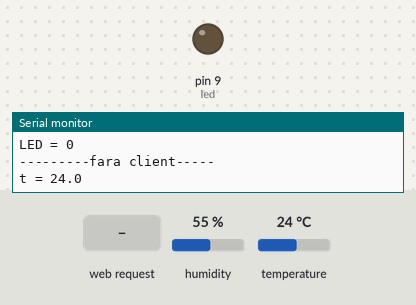
Simulated run of this sketch. Board: Arduino Uno, built for the host (arithmetic inside an expression is 32-bit, double 64-bit). Parts: output pins drawn as LEDs (lit = HIGH), the last lines printed to the serial monitor. The inputs (shaded band) are chosen by the test bench; at power-on: temperature 24 °C, humidity 55 %. EEPROM starts erased.

Above: at 1.2 s.
1.3 s: HTTP request GET /syson received
At 2.3 s:
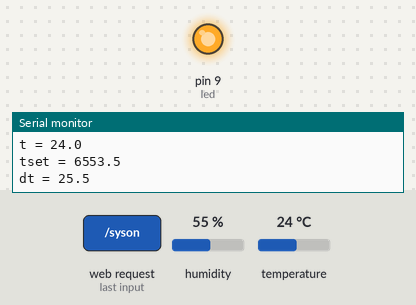
2.8 s: temperature set to 10.7 °C
8.8 s: temperature set to 9.2 °C
Timing chart, 0 to 11.8 s (numbered marks = the images above; inputs shaded):
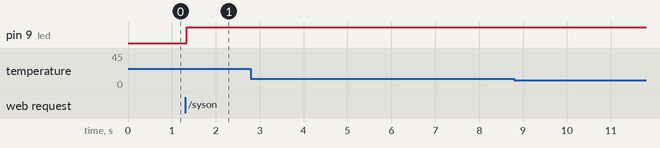

Measured:
- after the input at 1.3 s, pin 9 (led): LOW → HIGH at once

The sketch:

w5100_webthermostat_5m0b.ino
```cpp
/*
 base sketch created by Rui Santos
 Visit: http://randomnerdtutorials.com for more arduino projects
 Modified by Nicu Florica aka niq_ro
 visit http://nicuflorica.blogspot.ro/
 or http://arduinotehniq.blogspot.com
 or http://www.tehnic.go.ro
 Arduino Thermostat with Ethernet Shield
 */

#include <SPI.h>
#include <Ethernet.h>
int led = 9;
int pos = 0;
byte mac[] = { 0xDE, 0xAD, 0xBE, 0xEF, 0xFE, 0xED };   //physical mac address
byte ip[] = { 192, 168, 2, 199 };                      // ip in lan (that's what you need to use in your browser. ("192.168.1.178")
byte gateway[] = { 192, 168, 2, 1 };                   // internet access via router
byte subnet[] = { 255, 255, 255, 0 };                  //subnet mask
EthernetServer server(8081);                             //server port
String readString;

int clic; // number of mouse clicks
int clic1; // number of recovered mouse clicks
int stare; // 0 is OFF, 1 is ON
int stare0; // before state
int a = 0;  // decinal value
int b = 0;  // unitar value
int a1 = 0;  // recovered decimal value
int b1 = 0;  // recovered unitar value

float t,h;
float teset, dete;
int teset0, teset1, teset2, teset3;
//int teset = 225;  // temperaturee set x 10;
//int dete = 5;   // hysteresys temperature x 10;

byte led0;

// http://tronixstuff.com/2011/03/16/tutorial-your-arduinos-inbuilt-eeprom/
#include <EEPROM.h>

// Example testing sketch for various DHT humidity/temperature sensors
// Written by ladyada, public domain

#include "DHT.h"
#define DHTPIN A2     // what pin we're connected to

// Uncomment whatever type you're using!
//#define DHTTYPE DHT11   // DHT 11
#define DHTTYPE DHT22   // DHT 22  (AM2302)
//#define DHTTYPE DHT21   // DHT 21 (AM2301)

// Connect pin 1 (on the left) of the sensor to +5V
// Connect pin 2 of the sensor to whatever your DHTPIN is
// Connect pin 4 (on the right) of the sensor to GROUND
// Connect a 10K resistor from pin 2 (data) to pin 1 (power) of the sensor

DHT dht(DHTPIN, DHTTYPE);


void setup() {

 // Open serial communications and wait for port to open:
  Serial.begin(9600);
   while (!Serial) {
    ; // wait for serial port to connect. Needed for Leonardo only
  }
  pinMode(led, OUTPUT);
  digitalWrite(led, LOW);

  // start the Ethernet connection and the server:
  Ethernet.begin(mac, ip, gateway, subnet);
  server.begin();
  Serial.print("server is at ");
  Serial.println(Ethernet.localIP());

a1 = EEPROM.read(100);
b1 = EEPROM.read(101);
// recover number of mouse click
clic = a1*256 + b1;

stare0 = EEPROM.read(102);
stare = EEPROM.read(102);

/*
// initial value for thermostat
EEPROM.write(100,0);
EEPROM.write(101,0);
EEPROM.write(150,205);
EEPROM.write(149,0);
EEPROM.write(151,5);
*/

teset1 = EEPROM.read(150);
teset0 = EEPROM.read(149);
teset = 256*teset0+teset1;

dete = EEPROM.read(151);


  dht.begin();

}


void loop() {
  // Create a client connection
  EthernetClient client = server.available();
  if (client) {
    while (client.connected()) {
      if (client.available()) {
        char c = client.read();

        //read char by char HTTP request
        if (readString.length() < 100) {
          //store characters to string
          readString += c;
          //Serial.print(c);
         }

         //if HTTP request has ended
         if (c == '\n') {
           Serial.println(readString); //print to serial monitor for debuging

           client.println("HTTP/1.1 200 OK"); //send new page
           client.println("Content-Type: text/html");
           client.println();
           client.println("<HTML>");
           // add a meta refresh tag, so the browser pulls again every 10 seconds:
//          client.println("<meta http-equiv=\"refresh\" content=\"10\">");
           client.println("<meta http-equiv=\"refresh\" content=\"5\" URL='http://tehniq.go.ro:8081/'\" >");
           client.println("<HEAD>");
           client.println("<meta name='apple-mobile-web-app-capable' content='yes' />");
           client.println("<meta name='android-mobile-web-app-capable' content='yes' />");
           client.println("<meta name='apple-mobile-web-app-status-bar-style' content='black-translucent' />");
           client.println("<meta name='android-mobile-web-app-status-bar-style' content='black-translucent' />");
 //          client.println("<link rel='stylesheet' type='text/css' href='http://randomnerdtutorials.com/ethernetcss.css' />");
//           client.println("<link rel='stylesheet' type='text/css' href='https://github.com/tehniq3/webcontrol/blob/master/ethernetcss.css' />");
           client.println("<TITLE>Arduino thermostat with Ethernet Shield</TITLE>");
 // style part
                client.println("<style>");
                client.println("h1");
              client.println("{");
              client.println("text-align: center;");
              client.println("font-family:Arial, 'Trebuchet MS', Helvetica, sans-serif;");
              client.println("}");
                client.println("h2");
              client.println("{");
              client.println("text-align: center;");
              client.println("font-family:Arial, 'Trebuchet MS', Helvetica, sans-serif;");
              client.println("}");
               client.println("a");
              client.println("{");
              client.println("text-decoration:none;");
              client.println("width:75px;");
              client.println("height:50px;");
              client.println("border-color: black;");
              client.println("border-top:2px solid;");
              client.println("border-bottom:2px solid;");
              client.println("border-right:2px solid;");
              client.println("border-left:2px solid;");
              client.println("border-radius:10px 10px 10px;");
              client.println("-o-border-radius:10px 10px 10px;");
              client.println("-webkit-border-radius:10px 10px 10px;");
              client.println("font-family:'Trebuchet MS',Arial, Helvetica, sans-serif;");
              client.println("-moz-border-radius:10px 10px 10px;");
              client.println("background-color: #68a2d1;");
              client.println("padding:8px;");
              client.println("text-align:center;");
              client.println("}");
                client.println("/* unvisited link */");
              client.println("a:link {");
              client.println("color: white;");
              client.println("}");
                client.println("/* visited link */");
              client.println("a:visited {");
              client.println("color: blue;");
              client.println("}");
              client.println("/* mouse over link */");
                client.println("a:hover {");
              client.println("color: yellow;");
              client.println("}");
                client.println("/* selected link */");
              client.println("a:active {");
              client.println("color: red;");
              client.println("}");
                client.println("</style>");
  // end part of style
           client.println("</HEAD>");
           client.println("<BODY>");
           client.println("<body style=background:#F0FFFF>");
           client.println("<H2>Arduino Thermostat with Ethernet Shield");
    //       client.println("</H2>");

 // Reading temperature or humidity takes about 250 milliseconds!
  // Sensor readings may also be up to 2 seconds 'old' (its a very slow sensor)
  h = dht.readHumidity();
  t = dht.readTemperature();

 //      client.println("<H2>");
 client.println("<font color=orange>");
client.print("<br>Actual: ");
client.print("temperature = ");
client.print(t,1);
client.print("<sup>o</sup>");
client.print("C & ");
client.print("humidity = ");
client.print(h,1);
client.print(" %RH<p>");

           client.println("<font color=white>");
           client.println("<a href=\"/tesetplus\"\">tset +</a>");
           client.println("<a href=\"/deteplus\"\">dt +</a><br />");
           client.println("<br />");
           client.println("<a href=\"/tesetminus\"\">tset -</a>");
           client.println("<a href=\"/deteminus\"\">dt -</a><br />");
           client.println("</font>");
   //        client.println("<br />");


 if (readString.indexOf("tesetplus") >0){
          teset = teset + 5;
          if (teset > 500) teset = 500;

          // calculate the unitar and zecinal units
teset0 = teset/256;
teset1 = teset - teset0*256;
// write in internal eeprom
EEPROM.write(150,teset1);
EEPROM.write(149,teset0);
          client.println("<meta http-equiv=\"refresh\" content=\"0; URL='http://tehniq.go.ro:8081/'\" />");
          }
 if (readString.indexOf("tesetminus") >0){
          teset = teset - 5;
          if (teset < 10) teset = 10;
// calculate the unitar and zecinal units
teset0 = teset/256;
teset1 = teset - teset0*256;
// write in internal eeprom
EEPROM.write(150,teset1);
EEPROM.write(149,teset0);
          client.println("<meta http-equiv=\"refresh\" content=\"0; URL='http://tehniq.go.ro:8081/'\" />");
          }
 if (readString.indexOf("deteplus") >0){
          dete = dete + 1;
          if (dete > 10) dete = 10;
          EEPROM.write(151,dete);
         client.println("<meta http-equiv=\"refresh\" content=\"0; URL='http://tehniq.go.ro:8081/'\" />");
          }
 if (readString.indexOf("deteminus") >0){
          dete = dete - 1;
          if (dete < 1) dete = 1;
          EEPROM.write(151,dete);
         client.println("<meta http-equiv=\"refresh\" content=\"0; URL='http://tehniq.go.ro:8081/'\" />");
          }
//client.println("<H2>");
client.println("<font color=orange>");
client.print("<p>Thermostat : ");
client.print("temperature set = ");
client.print(teset/10,1);
client.print("<sup>o</sup>");
client.print("C & ");
client.print("hysteresis = ");
client.print(dete/10,1);
client.print("<sup>o</sup>");
client.print("C<p>");
client.println("</font>");
           client.println("<font color=white>");
           client.println("<a href=\"/syson\"\">Turn On LED</a>");
           client.println("<a href=\"/sysauto\"\">System in AUTO mode</a>");
           client.println("<a href=\"/sysoff\"\">Turn Off LED</a><br />");
           client.println("</font>");
 if (readString.indexOf("syson") >0){
           stare = 1;
           client.println("<meta http-equiv=\"refresh\" content=\"0; URL='http://tehniq.go.ro:8081/'\" />");
           }
 if (readString.indexOf("sysoff") >0){
           stare = 0;
           client.println("<meta http-equiv=\"refresh\" content=\"0; URL='http://tehniq.go.ro:8081/'\" />");
           }
 if (readString.indexOf("sysauto") >0){
 //          if (10*t > teset) stare = 2;    // temprature is over set value
 //          if (10*t < teset - dete) stare = 3;   // temperature is less if we need
              client.println("<meta http-equiv=\"refresh\" content=\"0; URL='http://tehniq.go.ro:8081/'\" />");
stare = 2;
           }

//
// read old state:
//stare0 == EEPROM.read(102);

if (stare == 1) {
client.println("<font color=red>");
  client.print("<p>LED is ON (MANUAL)</p>");
           led0 = 1;
           digitalWrite(led, HIGH);
           if ((stare0 == 0) || (stare0 == 3)) {clic = clic + 1; }
// write & read data in/from internal EEPROM
// calculate the unitar and zecinal units
a = clic/256;
b = clic - a*256;
// write in internal eeprom
EEPROM.write(100,a);
EEPROM.write(101,b);
// read from internal eeprom
a1 = EEPROM.read(100);
b1 = EEPROM.read(101);
// recover number of mouse click
clic1 = a1*256 + b1;
// write state in internal eeprom
EEPROM.write(102,1);
stare0 = stare;
}

if (stare == 0) {
client.println("<font color=blue>");
  client.print("<p>LED is OFF (MANUAL)</p>");
           led0 = 0;
           digitalWrite(led, LOW);
// write state in internal eeprom
EEPROM.write(102,0);
stare0 = stare;
}
if ((stare == 2) || (stare0 == 2))  // auto mode
{
          if (10*t <= teset-dete)
          {
           client.println("<font color=orange>");
           client.print("<p>LED is ON (AUTO)</p>");
           led0 = 1;
           digitalWrite(led, HIGH);
           if ((stare0 == 0) || (stare0 == 3)) {clic = clic + 1; }
// write & read data in/from internal EEPROM
// calculate the unitar and zecinal units
a = clic/256;
b = clic - a*256;
// write in internal eeprom
EEPROM.write(100,a);
EEPROM.write(101,b);
// read from internal eeprom
a1 = EEPROM.read(100);
b1 = EEPROM.read(101);
// recover number of mouse click
clic1 = a1*256 + b1;
          }
          if (10*t > teset)
          {
           client.println("<font color=green>");
           client.print("<p>LED is OFF (AUTO)</p>");
           led0 = 0;
           digitalWrite(led, LOW);
          }

 if ((10*t > teset - dete) and (10*t <= teset))
          {
 //          client.print("<p>System is on AUTO mode !</p>");
          if (led0 == 0)
          {
           client.println("<font color=green>");
           client.print("<p>LED is OFF (AUTO)!</p>");
          }
          if (led0 == 1)
         {
          client.println("<font color=orange>");
          client.print("<p>LED is ON (AUTO)!</p>");
          }
          }
// write state in internal eeprom
EEPROM.write(102,2);
stare0 = stare;
}

stare0 = stare;
clic1 = clic;
// write state in internal eeprom
//EEPROM.write(102,stare0);
client.println("</font>");

  client.println("<font color=black>");
           client.print("<p>LED was on ");
           client.print(clic1);
           client.print(" times from last reboot !<p>");

//           client.println("<br />");
//           client.println("<br />");
           client.println("<H4>");
//           client.println("<p>Original ketch was created by Rui Santos. Visit <a href=http://randomnerdtutorials.com target=blank>http://randomnerdtutorials.com</a> for more projects!</p>");
//           client.println("<br />");
//           client.println("Tested by Nicu Florica aka niq_ro. Visit <a href=http://www.tehnic.go.ro target=blank>http://www.tehnic.go.ro</a> & <a href=http://nicuflorica.blogspot.ro target=blank>http://nicuflorica.blogspot.ro/</a> for more projects!</p>");
           client.println("Sketch by Nicu Florica aka niq_ro.");
           client.println("<p />");
//           client.println("Visit <a href=http://www.tehnic.go.ro target=blank>http://www.tehnic.go.ro</a> & <a href=http://nicuflorica.blogspot.ro target=blank>http://nicuflorica.blogspot.ro/</a> for more projects!</p>");
          client.println("Visit <a href=http://www.tehnic.go.ro target=blank>http://www.tehnic.go.ro</a> for more projects!</p>");
           client.println("<p />");
            client.println("<p />");
           client.println("<H5>");
           client.println("version. 5.0b / 05.10.2015<p>");
           client.println("</BODY>");
           client.println("</HTML>");

     //  readString="";
           delay(1);
           //stopping client
           client.stop();
             //clearing string for next read
           readString="";

         }
       }
    }
}   // end clinet loop


Serial.println("---------fara client-----");
t = dht.readTemperature();
Serial.print("t = ");
Serial.println(t,1);
Serial.print("tset = ");
Serial.println(teset/10,1);
Serial.print("dt = ");
Serial.println(dete/10,1);
Serial.print("LED = ");
Serial.println(led0);


if (stare == 0) {
           led0 = 0;
           digitalWrite(led, LOW);
}
if (stare == 1) {
           led0 = 1;
           digitalWrite(led, HIGH);
}

if ((stare == 2) || (stare0 == 2))
{
          if (10*t > teset)
          {
           led0 = 0;
           digitalWrite(led, LOW);
          }
          if (10*t <= teset - dete)
          {
           led0 = 1;
           digitalWrite(led, HIGH);
          }
}
stare0 = stare;


}   // end main loop
```
